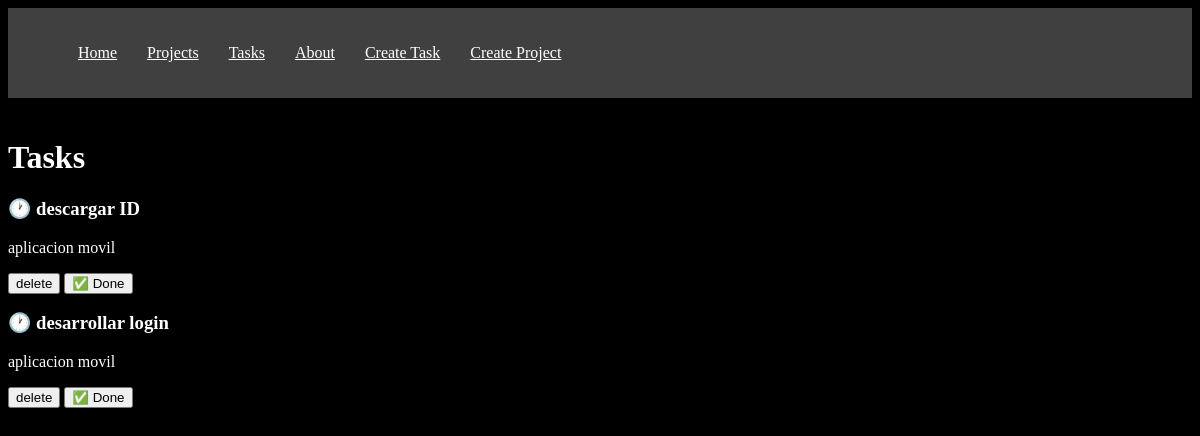
Page /tasks/ on the earlier database version.
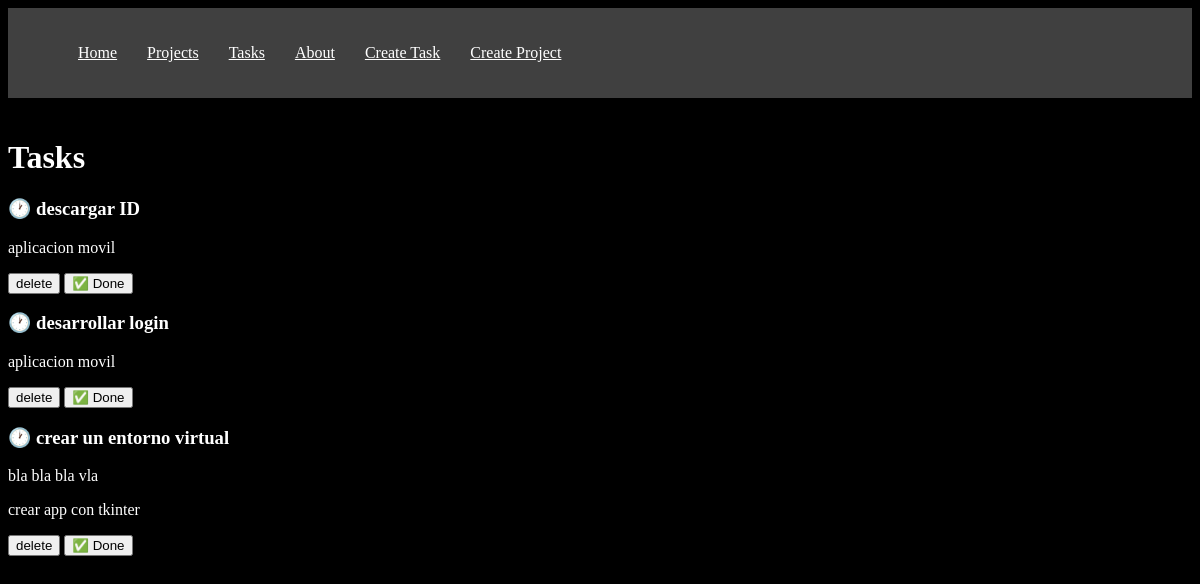
Same page on the later database version.
### myapp/models.py (models this page shows, shortened)
class Task(models.Model):
    title = models.CharField(max_length=200)
    description= models.TextField()
    project = models.ForeignKey(Project, on_delete=models.CASCADE)
    done = models.BooleanField(default=False)
    objects = models.Manager()

class Project(models.Model):
    name = models.CharField(max_length=200)
    objects = models.Manager()
    def __str__(self):
        return str(self.name)

### myapp/views.py (the view)
# urls.py: path('tasks/', views.tasks,name='tasks'),
def tasks(request):
    tasks = Task.objects.all()
    return render(request,"tasks.html",{
        'tasks':tasks
    })

### myapp/templates/tasks.html (shortened to what this page needs)
<!DOCTYPE html>
<html>
<head>
</head>
<body>
    {% extends 'base.html' %}
    {% block content %}
    <h1>Tasks</h1>
    {%for task in tasks%}
    <h3>{%if task.done == False%}🕐{% else %}✅{% endif %} {{task.title}} </h3>
    <p> {{ task.description }} </p>
    <p> {{task.project}} </p>
    <button>
        delete
    </button>
    <button>
        ✅ Done
    </button>
    {% endfor %}
    {% endblock %}

Differences in the rows shown:
added Task: title "crear un entorno virtual", description "bla bla bla vla", project "crear app con tkinter"
